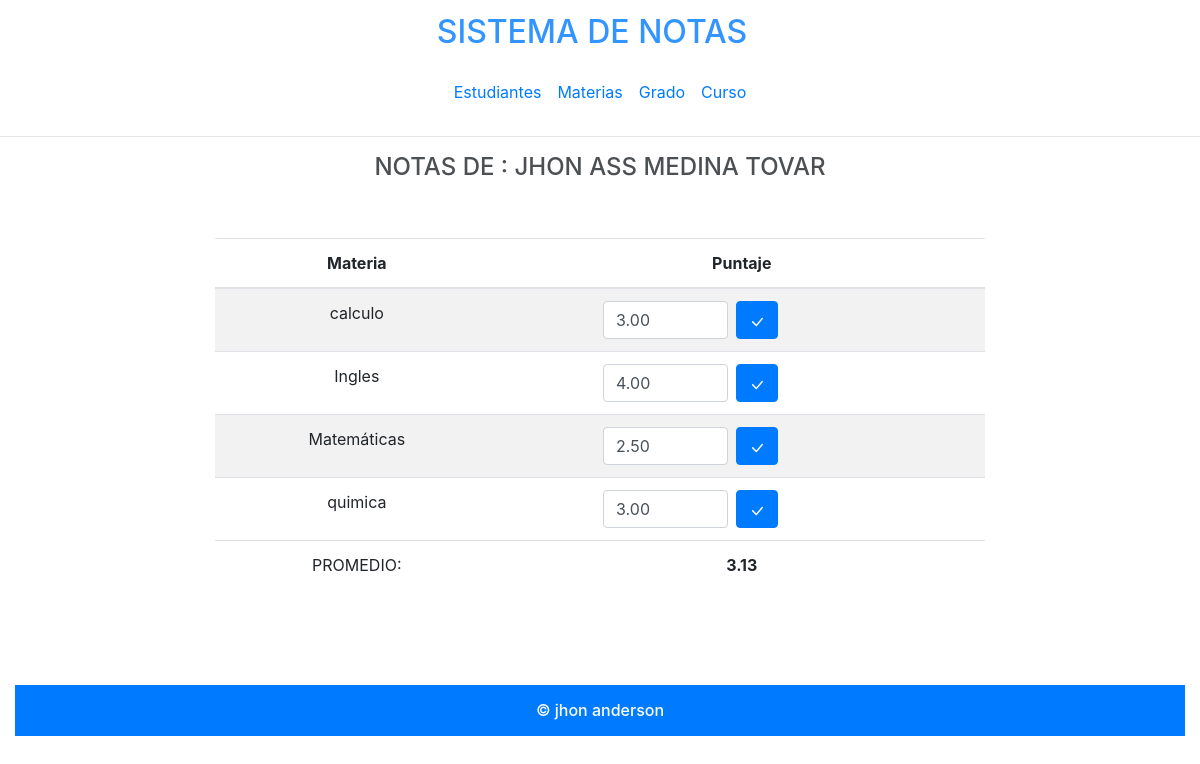
The app's page /Pages/Estudiantes/notas_estudiante.php?id=123 with its own data.
### tables this page shows
CREATE TABLE IF NOT EXISTS `estudiantes` (
  `id` bigint(12) NOT NULL,
  `nombre1` varchar(20) NOT NULL,
  `nombre2` varchar(20) NOT NULL,
  `apellido1` varchar(20) NOT NULL,
  `apellido2` varchar(20) NOT NULL,
  `grado` varchar(10) NOT NULL,
  `curso` int(5) NOT NULL,
  PRIMARY KEY (`id`)
);

CREATE TABLE IF NOT EXISTS `materias` (
  `id` int(10) NOT NULL,
  `nombre` varchar(100) NOT NULL
);

### Pages/Estudiantes/estudiante.php (called while the page is built, shortened)
<?php
class estudiante
{
    public static function obtenerUno($id)
    {
        global $mysqli;
        $sentencia = $mysqli->prepare("SELECT id, nombre1, nombre2, apellido1, apellido2, grado, curso FROM estudiantes WHERE id = ?");
        $sentencia->bind_param("i", $id);
        $sentencia->execute();
        $resultado = $sentencia->get_result();
        return $resultado->fetch_object();
    }
}

### Pages/Materias/materia.php (called while the page is built, shortened)
<?php
class materia
{
    public static function obtener()
    {
        global $mysqli;
        $resultado = $mysqli->query("SELECT id, nombre FROM materias");
        return $resultado->fetch_all(MYSQLI_ASSOC);
    }
}

### Pages/notas/nota.php (called while the page is built, shortened)
<?php
class nota
{
    public static function obtenerDeEstudiante($idEstudiante)
    {
        global $mysqli;
        $sentencia = $mysqli->prepare("SELECT id_estudiante, id_materia, puntaje FROM notas_estudiantes_materias WHERE id_estudiante = ?");
        $sentencia->bind_param("i", $idEstudiante);
        $sentencia->execute();
        $resultado = $sentencia->get_result();
        return $resultado->fetch_all(MYSQLI_ASSOC);
    }
    public static function combinar($materias, $notas)
    {
        for ($x = 0; $x < count($materias); $x++) {
            $materias[$x]["puntaje"] = self::obtenerCalificacion($notas, $materias[$x]["id"]);
        }
        return $materias;
    }
    private static function obtenerCalificacion($notas, $idMateria)
    {
        foreach ($notas as $nota) {
            if (intval($nota["id_materia"]) === intval($idMateria)) {
                return $nota["puntaje"];
            }
        }
        return 0;
    }
}

### Pages/Estudiantes/notas_estudiante.php (the view, shortened to what this page needs)
<?php
include_once "../../MYSQLDB/conexion.php";
include_once "../../componentes/encabezado.php";
include_once "estudiante.php";
include_once "../Materias/materia.php";
include_once "../notas/nota.php";
$estudiante = estudiante::obtenerUno($_GET["id"]);
$materias = materia::obtener();
$notas = nota::obtenerDeEstudiante($estudiante->id);
$materiasConCalificacion = nota::combinar($materias, $notas);
?>
<div class="row">
    <div class="col-12">
        <h1>Notas de :  <?php echo $estudiante->nombre1." ".$estudiante->nombre2." ". $estudiante->apellido1." ".$estudiante->apellido2 ?></h1>
    </div>
    <div class="col-8  mx-auto table-responsive">
        <table class="table table-striped my-5">
            <thead>
                <tr>
                    <th>Materia</th>
                    <th>Puntaje</th>
                </tr>
            </thead>
            <tbody>
                <?php
                $sumatoria = 0;
                foreach ($materiasConCalificacion as $materia) {
                    $sumatoria += $materia["puntaje"];
                ?>
                    <tr>
                        <td>
                            <?php echo utf8_encode($materia["nombre"]); ?>
                        </td>
                        <td>
                            <form action="modificar_nota.php" method="POST" class="form-inline">
                                <input value="<?php echo $materia["puntaje"] ?>" required min="0" max="5" step="0.01" name="puntaje" placeholder="Escriba la calificación" type="number" class="form-control">
                                <button class="btn btn-primary mx-2"></button>
                            </form>
                        </td>
                    </tr>
                <?php } ?>
            </tbody>
            <tfoot>
                <tr>
                    <td>PROMEDIO:</td>
                    <td>
                        <strong>
                            <?php
                            $promedio = $sumatoria / count($materias);
                            $promedio=number_format($promedio,2);
                            echo $promedio;
                            ?>
                        </strong>
                    </td>
                </tr>
            </tfoot>
        </table>
    </div>
</div>
<?php
include_once "../../componentes/pie.php";

### componentes/encabezado.php (shortened to what this page needs)
<!DOCTYPE html>
<html lang="es">
<head>
    <link rel="stylesheet" href="../../css/bootstrap.min.css">
    <link rel="stylesheet" href="../../css/estilos.css">
</head>
<body>
    <nav class="navbar navbar-expand-md my-0 flex-md-column">
        <h1> <a class="navbar-brand text-bold text-uppercase fs-1 h1" style="font-size: 2rem;">Sistema de Notas</a></h1>
        <div class="collapse navbar-collapse mr-0">
            <ul class="navbar-nav">
                <li class="nav-item">
                    <a class="nav-link text-blue" href="../../Pages/Estudiantes/mostrar_estudiantes.php?pagina=1">Estudiantes</a>
                </li>
                <li class="nav-item ">
                    <a class="nav-link" href="../Materias/mostrar_materias.php">Materias</a>
                </li>
                <li class="nav-item ">
                    <a class="nav-link" href="../Grado/mostrar_grados.php">Grado</a>
                </li>
                <li class="nav-item ">
                    <a class="nav-link" href="../Cursos/mostrar_cursos.php">Curso</a>
                </li>
            </ul>
        </div>
    </nav>
    <hr>
    <main class="container-fluid text-center">

### componentes/pie.php
<h6 class="text-center bg-primary text-white my-5 p-3">&copy; jhon anderson</h5>

### css/estilos.css (style rules this page uses)
h1 { font-size: 1.5rem; text-transform: uppercase; opacity: .8; }
form { width: 60%; margin: auto; }

### records on screen
estudiantes: nombre1 "JHON", nombre2 "ASS", apellido1 "MEDINA", apellido2 "TOVAR"
materias: nombre "calculo", puntaje "3.00"
materias: nombre "Ingles", puntaje "4.00"
materias: nombre "Matemáticas", puntaje "2.50"
materias: nombre "quimica", puntaje "3.00"

### other values on screen
$promedio "3.13"
